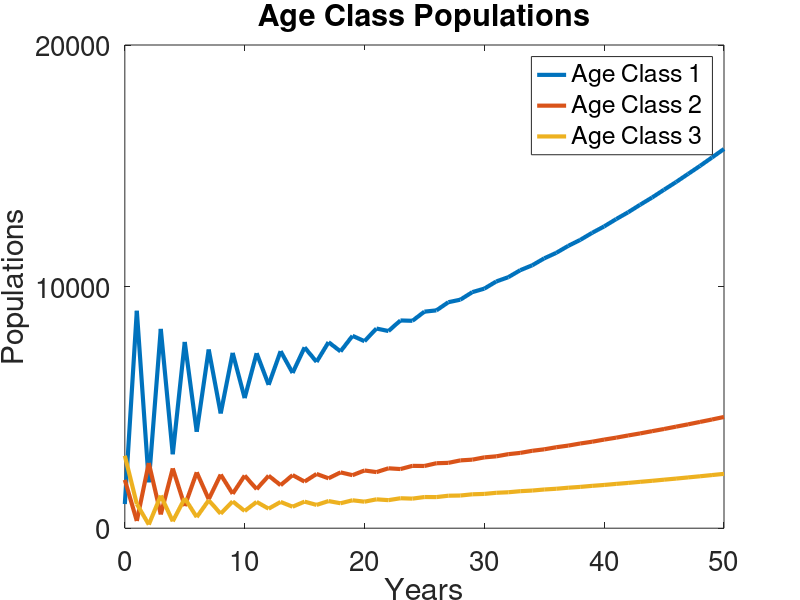

This chart was generated by the following MATLAB code:
% Program_02c - The Leslie Matrix - Plots.
% Chapter 2 - Linear Discrete Dynamical Systems.
% Copyright Springer 2025. Stephen Lynch.
% Leslie Model Age Class Populations. See Example 4.
X=zeros(3,50);
L=[0 3 1;0.3 0 0;0 0.5 0];
X0=[1000;2000;3000];
x10=L^50*X0;
for i=1:51
    X(1:3,i)=L^(i-1)*X0;
end
Y=X';
x=0:1:50;
plot(x,Y,'LineWidth',3)
set(gca,'FontSize',20);
title('Age Class Populations')
set(gca,'XTick',0:10:50)
set(gca,'YTick',0:10000:20000)
axis([0 50 0 20000])
xlabel('Years')
ylabel('Populations')
legend('Age Class 1','Age Class 2','Age Class 3')
% End of Program_02c.